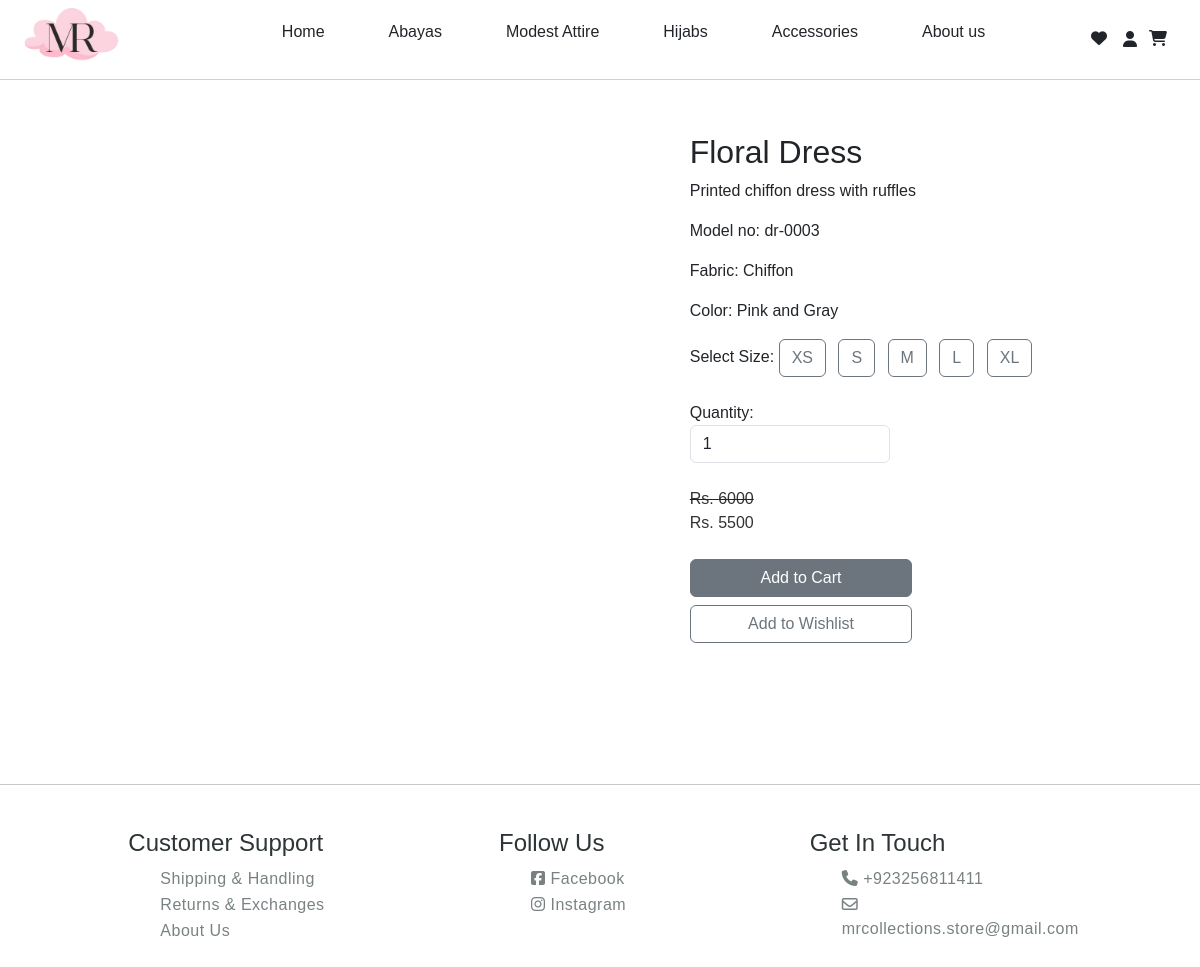
Screenshot of /product/23/ with the database file from the repository.
### store/models.py (models this page shows, shortened)
class Product(models.Model):
    product_name = models.CharField(max_length=200)
    category = models.ForeignKey(Category,on_delete=models.CASCADE,default=1)
    sub_category= models.ForeignKey(SubCategory,on_delete=models.CASCADE,default=1)
    price = models.DecimalField(default=0,decimal_places=0,max_digits=8)
    desc = models.CharField(max_length=250,default='',blank=True,null=True)
    image = models.ImageField(upload_to='uploads/products/')
    on_sale = models.BooleanField(default=False)
    sale_price = models.DecimalField(default=0,decimal_places=0,max_digits=8)

class Product_Detail(models.Model):
    product = models.ForeignKey(Product, on_delete=models.CASCADE, related_name='details')
    model_no = models.CharField(max_length=50, blank=True, null=True)
    fabric = models.CharField(max_length=50, blank=True, null=True)
    color = models.CharField(max_length=50, blank=True, null=True)

### store/views.py (the view)
# urls.py: path('product/<int:product_id>/', views.product_detail_view, name='product_detail'),
def product_detail_view(request, product_id):
    product = get_object_or_404(Product, id=product_id)
    product_details = Product_Detail.objects.filter(product=product).prefetch_related('images')
    show_size_option = product.category.id in [1, 2]
    return render(request, 'single-product.html', {
        'product': product,
        'product_details': product_details,
        'show_size_option': show_size_option
    })

### store/templates/single-product.html (shortened to what this page needs)
{% extends "base.html" %}
{% block "content" %}
<div class="container s_p_display py-5">
    <div class=" s_p_div" style="gap:5rem;">
        <div class="col-md-6 carouse">
            <div id="productCarousel" class="carousel slide" data-bs-interval="false">
                <button class="carousel-control-prev" type="button" data-bs-target="#productCarousel" data-bs-slide="prev">
                    <span class="carousel-control-prev-icon" aria-hidden="true"></span>
                </button>
                <button class="carousel-control-next" type="button" data-bs-target="#productCarousel" data-bs-slide="next">
                    <span class="carousel-control-next-icon" aria-hidden="true"></span>
                </button>
            </div>
        </div>
        <div class="col-md-6 desc_div">
            <h2 class="text-2xl font-bold text-gray-800 dark:text-white mb-2 " style="text-align: start;">{{ product.product_name }}</h2>
            <div>
                <p class="text-gray-600 dark:text-gray-300 text-sm mt-2" style="display: flex;">
                    {{ product.desc }}
                </p>
                {% for detail in product_details %}
                    {% if detail.model_no %}
                        <p class="text-gray-700 dark:text-gray-300 text-sm font-bold mt-2" style="display: flex;">Model no: {{ detail.model_no }}</p>
                    {% endif %}
                    {% if detail.fabric %}
                        <p class="text-gray-600 dark:text-gray-300 text-sm mt-2" style="display: flex;">Fabric: {{ detail.fabric }}</p>
                    {% endif %}
                    {% if detail.color %}
                        <p class="text-gray-600 dark:text-gray-300 text-sm mt-2" style="display: flex;">Color: {{ detail.color }}</p>
                    {% endif %}
                {% endfor %}
            </div>
            {% if show_size_option %}
            <div class="mb-4">
                <span class="font-bold text-gray-700 dark:text-gray-300">Select Size:</span>
                <div class="mt-2">
                    <button class="btn btn-outline-secondary me-2 size-option" data-size="XS">XS</button>
                    <button class="btn btn-outline-secondary me-2 size-option" data-size="S">S</button>
                    <button class="btn btn-outline-secondary me-2 size-option" data-size="M">M</button>
                    <button class="btn btn-outline-secondary me-2 size-option" data-size="L">L</button>
                    <button class="btn btn-outline-secondary me-2 size-option" data-size="XL">XL</button>
                </div>
            </div>
            {% endif %}
            <div class="mb-4">
                <span class="font-bold text-gray-700 dark:text-gray-300">Quantity:</span>
                <div class="mt-2">
                    <input type="number" id="quantity" class="form-control w-25" value="1" min="1">
                </div>
            </div>
            <div class="mb-4">
                {% if product.on_sale %}
                    <strike><p class="card-text">Rs. {{ product.price }}</p></strike>
                    <p class="card-text">Rs. {{ product.sale_price }}</p>
                {% else %}
                    <span class="text-gray-600 dark:text-gray-300">Rs. {{ product.price }}</span>
                {% endif %}
            </div>
            <div class="mb-4">
                <button class="btn btn-primary w-50 mb-2 button1" id="add-to-cart-button" data-product-id="{{ product.id }}">Add to Cart</button>
                <button class="btn btn-outline-secondary w-50 button2" data-product-id="{{ product.id }}">Add to Wishlist</button>
            </div>
        </div>
    </div>
</div>
{% endblock "content" %}

### store/static/css/wishlist.css (style rules this page uses)
* { margin: 0; padding: 0; box-sizing: border-box; font-family: 'Arial'; }
.desc_div { margin: 5px; }

### store/static/css/single-product.css (style rules this page uses)
.carouse { width: 450px; }
.btn-outline-secondary { border: 1px solid #6c757d; color: #6c757d; }
.s_p_div { display: flex; }
.desc_div { top: 0%; }
.button1 { background-color:#6c757d;; border-color: #6c757d;; }

### store/static/css/header.css (style rules this page uses)
* { margin: 0; padding: 0; box-sizing: border-box; font-family: 'Arial'; }

### store/static/css/footer.css (style rules this page uses)
* { margin: 0; padding: 0; box-sizing: border-box; font-family: 'Arial'; }

### store/static/css/poster.css (style rules this page uses)
* { margin: 0; padding: 0; box-sizing: border-box; font-family: 'Arial'; }

### store/static/css/cart.css (style rules this page uses)
h1, h2 { text-align: center; margin-bottom: 20px; }
.mt-2 { display: contents; }
.w-25 { width: 45% !important; }

### store/static/css/boxes.css (style rules this page uses)
.container { max-width: 100%; margin: 0; align-items: center; display: flex; flex-direction: column; }

### store/static/css/card.css (style rules this page uses)
* { margin: 0; padding: 0; font-family: 'Arial'; }
.card-text { color: #333; margin-bottom: 1rem; }

### rows the page displays
Product: product_name "Floral Dress", desc "Printed chiffon dress with ruffles", price "6000", sale_price "5500"
Product_Detail: model_no "dr-0003", fabric "Chiffon", color "Pink and Gray"
